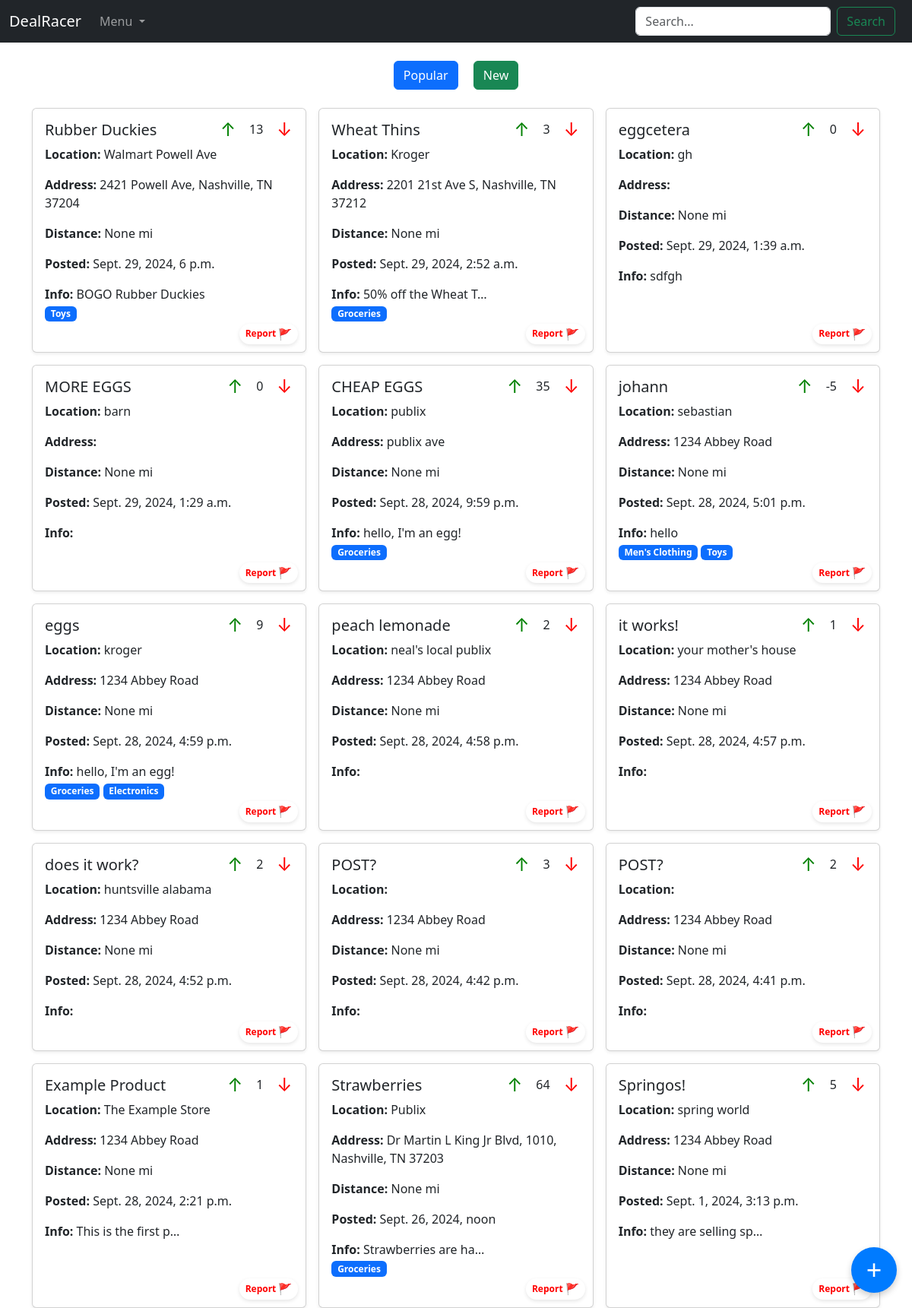
Page /app/ on the earlier database version.
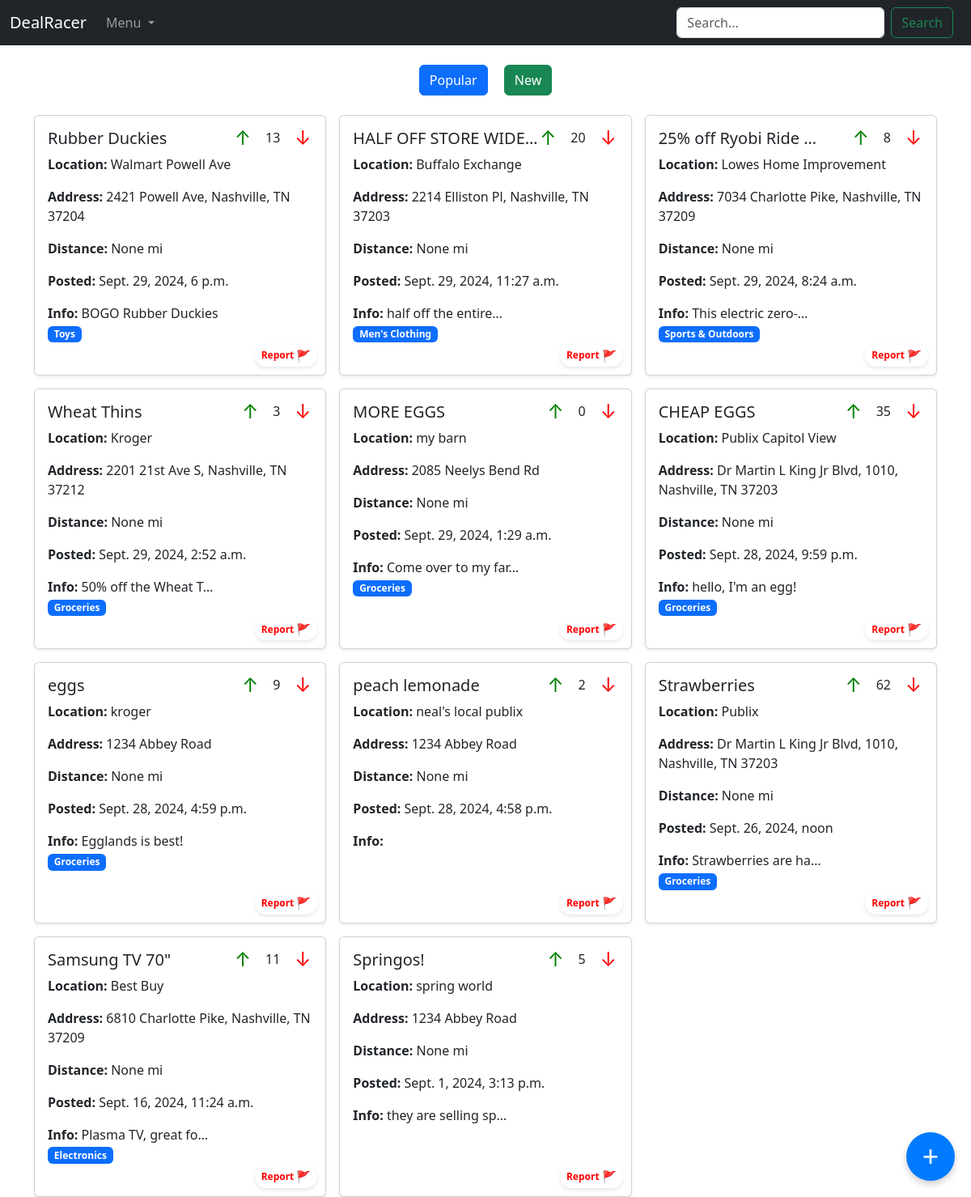
Same page on the later database version.
### deals/models.py (models this page shows, shortened)
class Post(models.Model):
    product_name = models.CharField(max_length=200)
    location_name = models.CharField(max_length = 200)
    location_street_address = models.CharField(max_length = 200)
    location_lat = models.FloatField(default = 36.1446206)
    location_long = models.FloatField(default = -86.8032659)
    info_text = models.CharField(max_length = 500)
    score = models.IntegerField(default = 0)
    post_date = models.DateTimeField("date posted")
    tags = models.ManyToManyField(Tag)

class Tag(models.Model):
    name = models.CharField(max_length=200)
    color = models.IntegerField(default = 0xFFFFFF)
    def __str__(self) -> str:
        return self.name

### deals/views.py (the view)
# urls.py: path("", views.home, name="home"),
def home(request) -> HttpResponse:
    user_lat = request.COOKIES.get('user_lat')
    user_long = request.COOKIES.get('user_long')
    print(user_lat, user_long)
    if user_lat and user_long:
        user_coordinates = (float(user_lat), float(user_long))
    else:
        user_coordinates =  None
    post_list = Post.objects.all().order_by("-post_date")
    post_data = []
    if user_coordinates:
        for post in post_list:
            post_coordinates = (post.location_lat, post.location_long)
            distance = geodesic(user_coordinates, post_coordinates).miles
            post_data.append({
                'post': post,
                'distance': round(distance, 2),  # Round to 2 decimal places
            })
    else:
        post_data = [{'post': post, 'distance': None} for post in post_list]
    context = {
        "query": "",
        'post_data': post_data
    }
    response = render(request, 'deals/search.html', context)
    if not user_coordinates:
        response.set_cookie('user_lat', '')
        response.set_cookie('user_long', '')
    return response

### deals/templates/deals/search.html (shortened to what this page needs)
<!DOCTYPE html>
<html lang="en">
<head>
    <link href="https://cdn.jsdelivr.net/npm/bootstrap@5.3.0-alpha1/dist/css/bootstrap.min.css" rel="stylesheet">
</head>
<body>
<nav class="navbar navbar-expand-lg navbar-dark bg-dark">
    <div class="container-fluid">
        <a class="navbar-brand" href="{% url 'deals:home' %}">DealRacer</a>
        <div class="collapse navbar-collapse" id="navbarNav">
            <ul class="navbar-nav me-auto">
                <li class="nav-item dropdown">
                    <a class="nav-link dropdown-toggle" href="#" id="navbarDropdown" role="button" data-bs-toggle="dropdown" aria-expanded="false">
                        Menu
                    </a>
                </li>
            </ul>
            <form action="{% url 'deals:search' %}" method="get" class="d-flex">
                <input type="text" name="q" placeholder="Search..." class="form-control search-bar me-2" type="search" aria-label="Search">
                <button class="btn btn-outline-success search-button" type="submit">Search</button>
            </form>
        </div>
    </div>
</nav>
<div class="container my-4">
    <div class="d-flex justify-content-center">
        <form method="get" action="{% url 'deals:search'%}">
            <button class="btn btn-primary mx-2" name="sort" value="-score">Popular</button>
            <button class="btn btn-success mx-2" name="sort" value="-post_date">New</button>
        </form>
    </div>
</div>
<div class="container">
    <div class="row g-3">
        {% if post_data %}
            {% for item in post_data %}
                <div class="col-md-6 col-lg-4">
                    <a href="{% url 'deals:detail' item.post.id %}" style="text-decoration: none; color: inherit;">
                        <div class="card mb-4 shadow-sm h-100">
                            <div class="position-absolute top-0 end-0 p-2">
                                <form method="post" action="{% url 'deals:vote' item.post.id %}" class="d-flex align-items-center">
                                    <button class="vote-btn upvote mx-1" name="upvote">&uarr;</button>
                                    <span class="mx-2">{{ item.post.score }}</span>
                                    <button class="vote-btn downvote mx-1" name="downvote">&darr;</button>
                                </form>
                            </div>
                            <div class="card-body">
                                <div class="d-flex justify-content-between">
                                    <div>
                                        <h5 class="card-title">{{ item.post.product_name|truncatechars:20 }}</h5>
                                        <p class="card-text"><strong>Location: </strong>{{ item.post.location_name }}</p>
                                        <p class="card-text"><strong>Address: </strong>{{ item.post.location_street_address }}</p>
                                        <p class="card-text"><strong>Distance: </strong> {{ item.distance }} mi</p>
                                        <p class="card-text"><strong>Posted: </strong>{{ item.post.post_date }}</p>
                                        <p class="card-text"><strong>Info: </strong>{{ item.post.info_text|truncatechars:20 }}</p>
                                    </div>
                                </div>
                                {% for tag in item.post.tags.all %}
                                    <span class="badge bg-primary">{{ tag }}</span>
                                {% endfor %}
                            </div>
                            <div class="report-flag">
                                <span>Report</span> <span class="flag-icon">🚩</span>
                            </div>
                        </div>
                    </a>
                </div>
            {% endfor %}
        {% else %}
            <p>No posts are available.</p>
        {% endif %}
    </div>
</div>
<a class="new-post-btn" aria-label="New Post" href="{% url 'deals:submit' %}">+</a>
</body>
</html>

### deals/templates/deals/search.html (style rules this page uses)
.search-bar { margin-right: 10px; }
.search-button { margin-right: 10px; }
.new-post-btn { position: fixed; bottom: 20px; right: 20px; width: 60px; height: 60px; background-color: #007bff; color: white; border: none; border-radius: 50%; font-size: 36px; display: flex; justify-content: center; align-items: center; cursor: pointer; box-shadow: 0 4px 8px rgba(0, 0, 0, 0.2); z-index: 1000; text-decoration: none; }
.vote-btn { font-size: 24px; border: none; background: none; cursor: pointer; }
.vote-btn.upvote { color: green; }
.vote-btn.downvote { color: red; }
.report-flag { position: absolute; bottom: 10px; right: 10px; background-color: white; color: red; padding: 3px 8px; border-radius: 15px; font-weight: bold; font-size: 0.75rem; box-shadow: 0 2px 5px rgba(0, 0, 0, 0.1); display: flex; align-items: center; gap: 3px; cursor: pointer; }
.report-flag .flag-icon { font-size: 0.9rem; }

Differences in the rows shown:
removed Post: post.score "0", post.product_name "eggcetera", post.location_name "gh", distance "None", post.post_date "Sept. 29, 2024, 1:39 a.m.", post.info_text "sdfgh"
removed Post: post.score "-5", post.product_name "johann", post.location_name "sebastian", post.location_street_address "1234 Abbey Road", distance "None", post.post_date "Sept. 28, 2024, 5:01 p.m.", post.info_text "hello", Tag (name "Men's Clothing"), Tag (name "Toys")
removed Post: post.score "1", post.product_name "it works!", post.location_name "your mother's house", post.location_street_address "1234 Abbey Road", distance "None", post.post_date "Sept. 28, 2024, 4:57 p.m."
removed Post: post.score "2", post.product_name "does it work?", post.location_name "huntsville alabama", post.location_street_address "1234 Abbey Road", distance "None", post.post_date "Sept. 28, 2024, 4:52 p.m."
removed Post: post.score "3", post.product_name "POST?", post.location_street_address "1234 Abbey Road", distance "None", post.post_date "Sept. 28, 2024, 4:42 p.m."
removed Post: post.score "2", post.product_name "POST?", post.location_street_address "1234 Abbey Road", distance "None", post.post_date "Sept. 28, 2024, 4:41 p.m."
removed Post: post.score "1", post.product_name "Example Product", post.location_name "The Example Store", post.location_street_address "1234 Abbey Road", distance "None", post.post_date "Sept. 28, 2024, 2:21 p.m.", post.info_text "This is the first p…"
added Post: post.score "20", post.product_name "HALF OFF STORE WIDE…", post.location_name "Buffalo Exchange", post.location_street_address "2214 Elliston Pl, Nashville, TN 37203", distance "None", post.post_date "Sept. 29, 2024, 11:27 a.m.", post.info_text "half off the entire…", Tag (name "Men's Clothing")
added Post: post.score "8", post.product_name "25% off Ryobi Ride …", post.location_name "Lowes Home Improvement", post.location_street_address "7034 Charlotte Pike, Nashville, TN 37209", distance "None", post.post_date "Sept. 29, 2024, 8:24 a.m.", post.info_text "This electric zero-…"
now on this page (row unchanged): Tag: name "Sports & Outdoors", shown under "8"
changed Post "MORE EGGS": post.location_name "barn" → "my barn"; post.location_street_address (not shown) → "2085 Neelys Bend Rd"; post.info_text (not shown) → "Come over to my far…"; gains Tag (name "Groceries")
changed Post "CHEAP EGGS": post.location_name "publix" → "Publix Capitol View"; post.location_street_address "publix ave" → "Dr Martin L King Jr Blvd, 1010, Nashville, TN 37203"
changed Post "eggs": post.info_text "hello, I'm an egg!" → "Egglands is best!"; loses Tag (name "Electronics")
changed Post "Strawberries": post.score "64" → "62"
added Post: post.score "11", post.product_name "Samsung TV 70\"", post.location_name "Best Buy", post.location_street_address "6810 Charlotte Pike, Nashville, TN 37209", distance "None", post.post_date "Sept. 16, 2024, 11:24 a.m.", post.info_text "Plasma TV, great fo…", Tag (name "Electronics")
